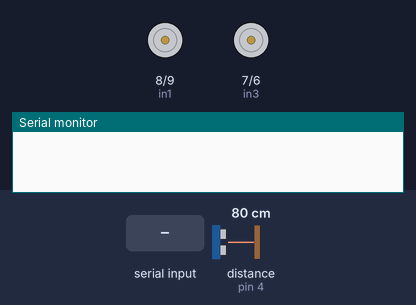
The sketch below on a simulated Arduino Uno, built with avr-gcc and run on an emulated ATmega328P. Shown: motor-driver pin pairs drawn as motors (green arrow = first pin HIGH = forward, orange = second pin HIGH = backward, longer = more drive, scaled by the enable pin), the last lines printed to the serial monitor. Wiring (inferred from the names in the program): ultrasonic range finder: trigger pin 3; echo pin 4. The test bench sets the inputs (shaded band); at power-on: distance to the obstacle (sensor on pin 4) 80 cm. The echo pulse lasts 58.3 µs per cm.

Above: at 1.2 s.
1.3 s: distance to the obstacle (sensor on pin 4) set to 45 cm
2.8 s: distance to the obstacle (sensor on pin 4) set to 37 cm
At 3.2 s:
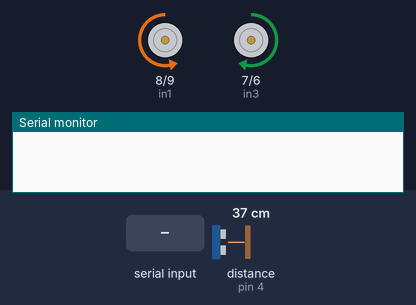
5.8 s: "3\n" received over the second serial link
At 6.2 s:
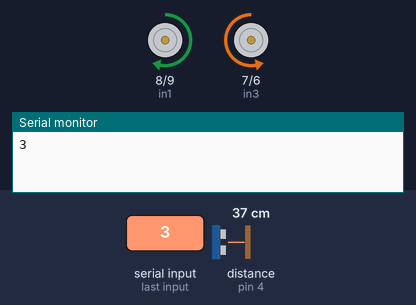
8.8 s: distance to the obstacle (sensor on pin 4) set to 60 cm
At 10.0 s:
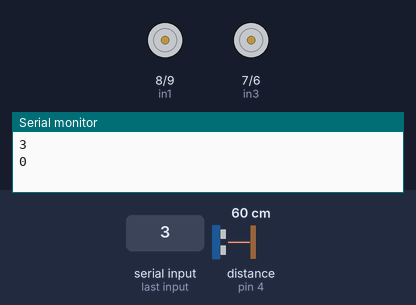
10.4 s: "1\n" received over the second serial link
At 11.2 s:
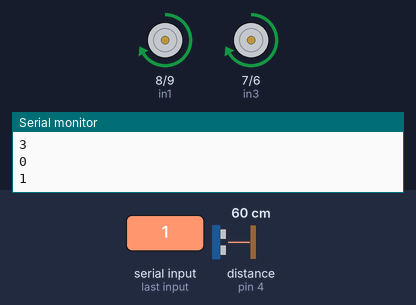
12.9 s: "2\n" received over the second serial link
At 13.4 s:
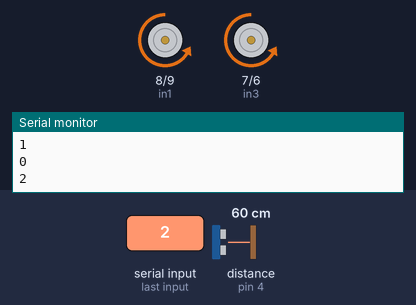
Timing chart, 0 to 15.9 s (numbered marks = the images above; inputs shaded):
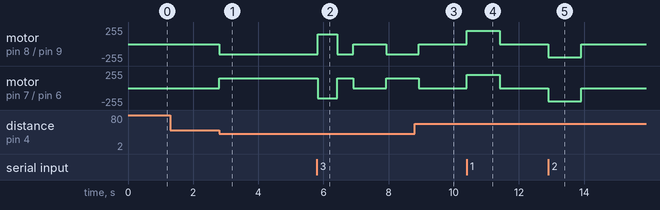

Measured:
- the behaviour switches between 41 and 40 cm on distance to the obstacle (sensor on pin 4) (found by bisection; images 0 and 1)
- after the input at 1.3 s, every drawn part: stays the same
- after the input at 2.8 s, motor on pin 8 (in1) / pin 9 (in2): stopped → backward 150/255 at once; motor on pin 7 (in3) / pin 6 (in4): stopped → forward 150/255 at once
- after the input at 8.8 s, motor on pin 8 (in1) / pin 9 (in2): backward 150/255 → stopped after 0.13 s; motor on pin 7 (in3) / pin 6 (in4): forward 150/255 → stopped after 0.13 s
- after the input at 10.4 s, motor on pin 8 (in1) / pin 9 (in2), motor on pin 7 (in3) / pin 6 (in4): stopped → forward 200/255 at once, → stopped 1.0 s later
- after the input at 12.9 s, motor on pin 8 (in1) / pin 9 (in2), motor on pin 7 (in3) / pin 6 (in4): stopped → backward 200/255 at once, → stopped 1.0 s later

The sketch:

engelden_ka_an_bluetooth_robot.ino
```cpp
#include <SoftwareSerial.h>
SoftwareSerial bt(12,13);

const int ena=10;
const int enb=5;

const int in1=8;
const int in2=9;
const int in3=7;
const int in4=6;

const int trig=3;
const int echo=4;

int sure;
int mesafe;
int veri;
void setup() {
  // put your setup code here, to run once:
pinMode(ena,OUTPUT);
pinMode(enb,OUTPUT);
pinMode(in1,OUTPUT);
pinMode(in2,OUTPUT);
pinMode(in3,OUTPUT);
pinMode(in4,OUTPUT);

pinMode(trig,OUTPUT);

pinMode(echo,INPUT);

bt.begin(9600);
Serial.begin(9600);
}

void loop() {
digitalWrite(trig,HIGH);
delayMicroseconds(50);
digitalWrite(trig,LOW);

sure=pulseIn(echo,HIGH);
mesafe=(sure)/2/29.1;


if(bt.available())
{

veri=bt.parseInt();

Serial.println(veri);
if(veri==0) // 0 gelirse dursun
{
dur();

}
else if(veri==1) //1 gelisrse ileri gitsin
{
ileri();

}

else if(veri==2) // 2 gelirse geri gitsin
{
geri();

}

else if(veri==3) // 3 gelirse sağa gitsin
{
sag();
delay(600);
dur();
}

else if(veri==4) // 4 gelirse  sola gitsin
{
  sol();
  delay(600);
  dur();
}

}

if(mesafe<40)
{
engel();
delay(500);
dur();
}

}


void engel()
{
analogWrite(ena,150);
analogWrite(enb,150);

digitalWrite(in1,LOW);
digitalWrite(in2,HIGH);
digitalWrite(in3,HIGH);
digitalWrite(in4,LOW);

}
void dur()
{
analogWrite(ena,0);
analogWrite(enb,0);

digitalWrite(in1,LOW);
digitalWrite(in2,LOW);
digitalWrite(in3,LOW);
digitalWrite(in4,LOW);
}
void ileri()
{
analogWrite(ena,200);
analogWrite(enb,200);

digitalWrite(in1,HIGH);
digitalWrite(in2,LOW);
digitalWrite(in3,HIGH);
digitalWrite(in4,LOW);
}
void geri()
{
analogWrite(ena,150);
analogWrite(enb,150);

digitalWrite(in1,LOW);
digitalWrite(in2,HIGH);
digitalWrite(in3,LOW);
digitalWrite(in4,HIGH);

}
void sag()
{
analogWrite(ena,150);
analogWrite(enb,150);

digitalWrite(in1,HIGH);
digitalWrite(in2,LOW);
digitalWrite(in3,LOW);
digitalWrite(in4,HIGH);
}
void sol()
{

analogWrite(ena,150);
analogWrite(enb,150);

digitalWrite(in1,LOW);
digitalWrite(in2,HIGH);
digitalWrite(in3,HIGH);
digitalWrite(in4,LOW);

}
```
